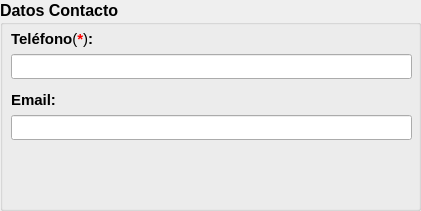
     <widget class="QGroupBox" name="groupBox_datosContacto_2">
      <property name="geometry">
       <rect>
        <x>10</x>
        <y>320</y>
        <width>421</width>
        <height>211</height>
       </rect>
      </property>
      <property name="minimumSize">
       <size>
        <width>421</width>
        <height>211</height>
       </size>
      </property>
      <property name="maximumSize">
       <size>
        <width>421</width>
        <height>225</height>
       </size>
      </property>
      <property name="font">
       <font>
        <pointsize>12</pointsize>
        <weight>75</weight>
        <bold>true</bold>
       </font>
      </property>
      <property name="cursor">
       <cursorShape>ArrowCursor</cursorShape>
      </property>
      <property name="autoFillBackground">
       <bool>false</bool>
      </property>
      <property name="title">
       <string>Datos Contacto</string>
      </property>
      <widget class="QLabel" name="label_tel_2">
       <property name="geometry">
        <rect>
         <x>11</x>
         <y>30</y>
         <width>92</width>
         <height>18</height>
        </rect>
       </property>
       <property name="font">
        <font>
         <pointsize>11</pointsize>
         <weight>75</weight>
         <bold>true</bold>
         <underline>false</underline>
        </font>
       </property>
       <property name="text">
        <string>&lt;html&gt;&lt;head/&gt;&lt;body&gt;&lt;p&gt;Teléfono&lt;span style=&quot; font-weight:400;&quot;&gt;(&lt;/span&gt;&lt;span style=&quot; color:#ff0000;&quot;&gt;*&lt;/span&gt;&lt;span style=&quot; font-weight:400;&quot;&gt;)&lt;/span&gt;:&lt;/p&gt;&lt;/body&gt;&lt;/html&gt;</string>
       </property>
      </widget>
      <widget class="QLineEdit" name="show_tel">
       <property name="geometry">
        <rect>
         <x>11</x>
         <y>54</y>
         <width>401</width>
         <height>25</height>
        </rect>
       </property>
       <property name="font">
        <font>
         <pointsize>12</pointsize>
         <weight>50</weight>
         <bold>false</bold>
        </font>
       </property>
       <property name="text">
        <string/>
       </property>
       <property name="maxLength">
        <number>40</number>
       </property>
       <property name="alignment">
        <set>Qt::AlignCenter</set>
       </property>
      </widget>
      <widget class="QLabel" name="label_email_2">
       <property name="geometry">
        <rect>
         <x>11</x>
         <y>91</y>
         <width>46</width>
         <height>18</height>
        </rect>
       </property>
       <property name="font">
        <font>
         <pointsize>11</pointsize>
         <weight>75</weight>
         <bold>true</bold>
         <underline>false</underline>
        </font>
       </property>
       <property name="text">
        <string>Email:</string>
       </property>
      </widget>
      <widget class="QLineEdit" name="show_email">
       <property name="geometry">
        <rect>
         <x>11</x>
         <y>115</y>
         <width>401</width>
         <height>25</height>
        </rect>
       </property>
       <property name="font">
        <font>
         <pointsize>12</pointsize>
         <weight>50</weight>
         <bold>false</bold>
        </font>
       </property>
       <property name="text">
        <string/>
       </property>
       <property name="maxLength">
        <number>40</number>
       </property>
       <property name="alignment">
        <set>Qt::AlignCenter</set>
       </property>
      </widget>
     </widget>
